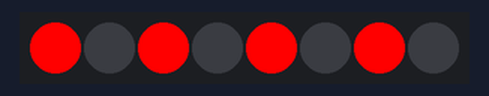
The program below on a simulated ESP32 board running MicroPython. On the bench: 8 RGB LEDs in strip order, left to right.

Above: at 0.1 s.
At 0.6 s:
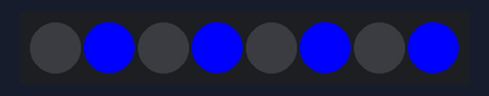
Timing chart, 0 to 130.0 s (numbered marks = the images above):
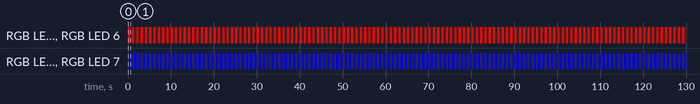

The program:

neo_pixel_partur_4.py
```python
from machine import Pin
from neopixel import NeoPixel
import time

neo = NeoPixel(Pin(37), 8)


while True:
    for j in range(2):
        color1 = [255, 0, 0] if j == 0 else [0, 0, 0]
        color2 = [0, 0, 255] if j == 1 else [0, 0, 0]

        for i in range(8):
            if i % 2 == 0:
                neo[i] = color1
            else:
                neo[i] = color2

        neo.write()
        time.sleep(0.5)  # Get auðvitað látið blikka hraðar eða hægar
```

Measured:
- by itself, RGB LED 0, RGB LED 2, RGB LED 4, RGB LED 6: alternates RGB(255, 0, 0) for 0.50 s and off for 0.50 s
- by itself, RGB LED 1, RGB LED 3, RGB LED 5, RGB LED 7: alternates RGB(0, 0, 255) for 0.50 s and off for 0.50 s
